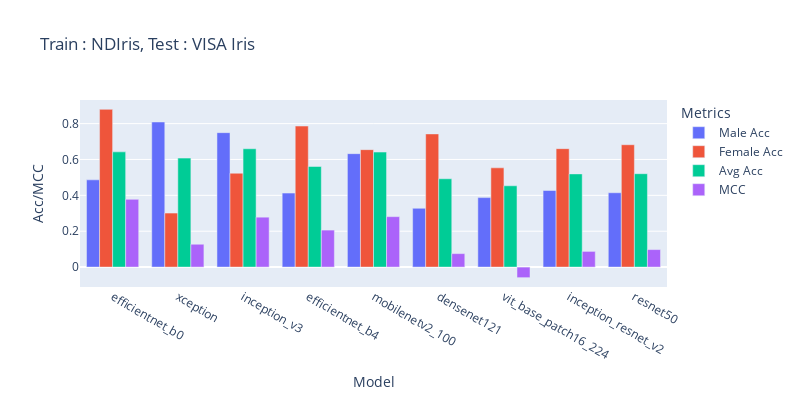

The code cell stored with this chart in its notebook:
### Code cell
df = pd.read_csv('/home/sreeraj/lab/nsf/final_eval/results/across_model_ndiris_gender_visa_iris.csv',)
fig = px.bar(df, x='Model', y=['Male Acc', 'Female Acc', 'Avg Acc', 'MCC'], title='Train : NDIris, Test : VISA Iris', barmode='group', labels={'value': 'Acc/MCC', 'variable': 'Metrics'},width=800, height=400)
fig.show()

### Figure 1 — Plotly figure (JSON) as saved in the notebook; plotly's stock layout.template omitted (floating-point values rounded to 4 significant figures)
{"data": [{"alignmentgroup": "True", "hovertemplate": "Metrics=Male Acc<br>Model=%{x}<br>Acc/MCC=%{y}<extra></extra>", "legendgroup": "Male Acc", "marker": {"color": "#636efa", "pattern": {"shape": ""}}, "name": "Male Acc", "offsetgroup": "Male Acc", "orientation": "v", "showlegend": true, "textposition": "auto", "type": "bar", "x": ["efficientnet_b0", "xception", "inception_v3", "efficientnet_b4", "mobilenetv2_100", "densenet121", "vit_base_patch16_224", "inception_resnet_v2", "resnet50"], "xaxis": "x", "y": [0.4865, 0.809, 0.7495, 0.4126, 0.6324, 0.3279, 0.3874, 0.427, 0.4144], "yaxis": "y"}, {"alignmentgroup": "True", "hovertemplate": "Metrics=Female Acc<br>Model=%{x}<br>Acc/MCC=%{y}<extra></extra>", "legendgroup": "Female Acc", "marker": {"color": "#EF553B", "pattern": {"shape": ""}}, "name": "Female Acc", "offsetgroup": "Female Acc", "orientation": "v", "showlegend": true, "textposition": "auto", "type": "bar", "x": ["efficientnet_b0", "xception", "inception_v3", "efficientnet_b4", "mobilenetv2_100", "densenet121", "vit_base_patch16_224", "inception_resnet_v2", "resnet50"], "xaxis": "x", "y": [0.8795, 0.3014, 0.5233, 0.7863, 0.6548, 0.7425, 0.5534, 0.6603, 0.6822], "yaxis": "y"}, {"alignmentgroup": "True", "hovertemplate": "Metrics=Avg Acc<br>Model=%{x}<br>Acc/MCC=%{y}<extra></extra>", "legendgroup": "Avg Acc", "marker": {"color": "#00cc96", "pattern": {"shape": ""}}, "name": "Avg Acc", "offsetgroup": "Avg Acc", "orientation": "v", "showlegend": true, "textposition": "auto", "type": "bar", "x": ["efficientnet_b0", "xception", "inception_v3", "efficientnet_b4", "mobilenetv2_100", "densenet121", "vit_base_patch16_224", "inception_resnet_v2", "resnet50"], "xaxis": "x", "y": [0.6424, 0.6076, 0.6598, 0.5609, 0.6413, 0.4924, 0.4533, 0.5196, 0.5207], "yaxis": "y"}, {"alignmentgroup": "True", "hovertemplate": "Metrics=MCC<br>Model=%{x}<br>Acc/MCC=%{y}<extra></extra>", "legendgroup": "MCC", "marker": {"color": "#ab63fa", "pattern": {"shape": ""}}, "name": "MCC", "offsetgroup": "MCC", "orientation": "v", "showlegend": true, "textposition": "auto", "type": "bar", "x": ["efficientnet_b0", "xception", "inception_v3", "efficientnet_b4", "mobilenetv2_100", "densenet121", "vit_base_patch16_224", "inception_resnet_v2", "resnet50"], "xaxis": "x", "y": [0.3776, 0.1274, 0.2783, 0.2064, 0.2812, 0.07515, -0.05885, 0.08747, 0.09757], "yaxis": "y"}], "layout": {"barmode": "group", "height": 400, "legend": {"title": {"text": "Metrics"}, "tracegroupgap": 0}, "title": {"text": "Train : NDIris, Test : VISA Iris"}, "width": 800, "xaxis": {"anchor": "y", "domain": [0, 1], "title": {"text": "Model"}}, "yaxis": {"anchor": "x", "domain": [0, 1], "title": {"text": "Acc/MCC"}}}}
